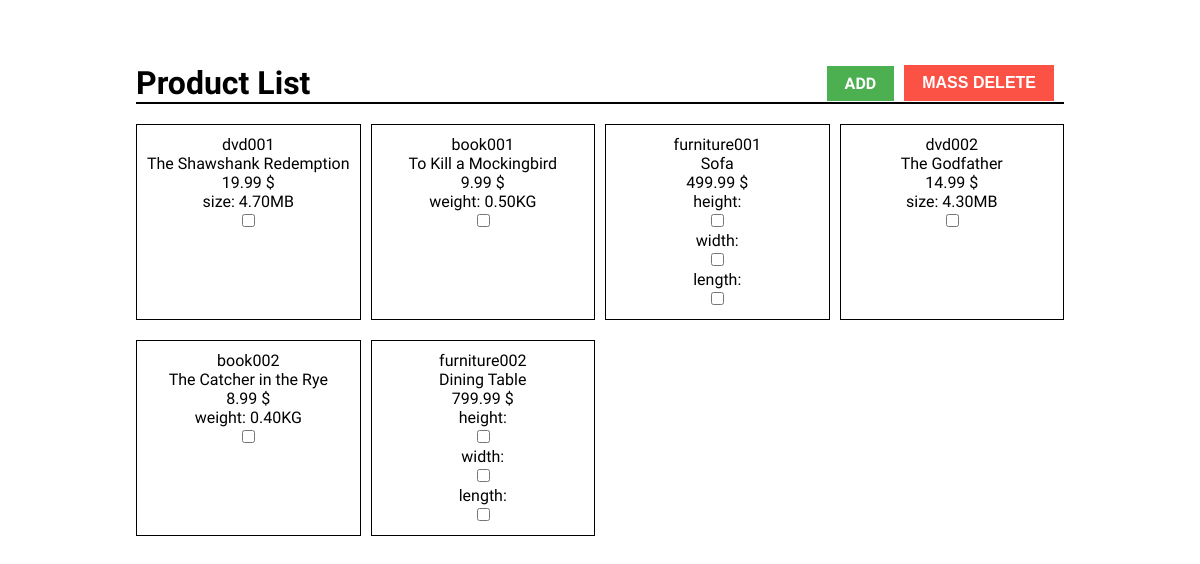
Before: / with the older database file.
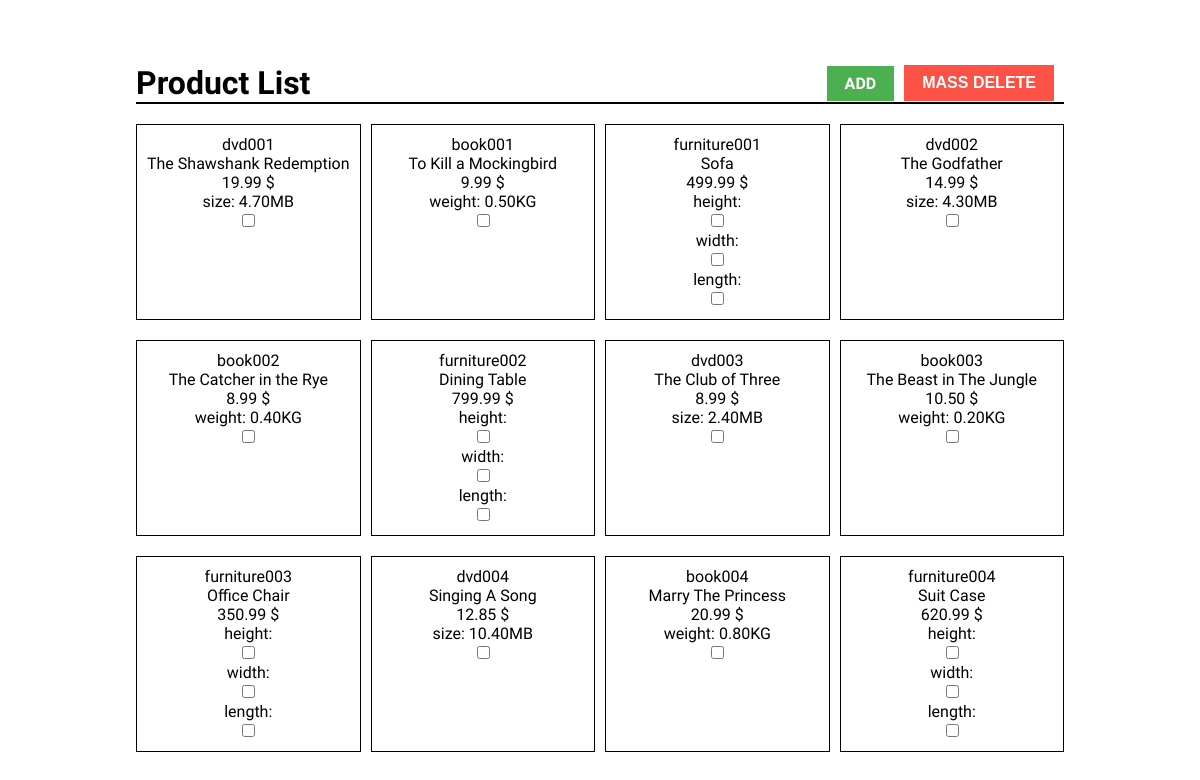
After: the same page with the newer database file.
### tables this page shows
CREATE TABLE dvd (
    id INT(11) AUTO_INCREMENT PRIMARY KEY,
    product_id INT(11) NOT NULL,
    size DECIMAL(10,2) NOT NULL,
    FOREIGN KEY (product_id) REFERENCES products(id) ON DELETE CASCADE
);

CREATE TABLE products (
    id INT(11) AUTO_INCREMENT PRIMARY KEY,
    sku VARCHAR(255) NOT NULL UNIQUE,
    name VARCHAR(255) NOT NULL,
    price DECIMAL(10,2) NOT NULL,
    created_at TIMESTAMP DEFAULT CURRENT_TIMESTAMP,
    type INT NOT NULL,
    FOREIGN KEY (type) REFERENCES product_types(id)
);

CREATE TABLE book (
    id INT(11) AUTO_INCREMENT PRIMARY KEY,
    product_id INT(11) NOT NULL,
    weight DECIMAL(10,2) NOT NULL,
    FOREIGN KEY (product_id) REFERENCES products(id) ON DELETE CASCADE
);

CREATE TABLE furniture (
    id INT(11) AUTO_INCREMENT PRIMARY KEY,
    product_id INT(11) NOT NULL,
    height DECIMAL(10,2) NOT NULL,
    width DECIMAL(10,2) NOT NULL,
    length DECIMAL(10,2) NOT NULL,
    FOREIGN KEY (product_id) REFERENCES products(id) ON DELETE CASCADE
);

### src/php/models/Product.php (called while the page is built, shortened)
<?php
    class Product {
        private $conn;
        public function __construct($db) {
            $this->conn = $db;
        }
        public function readAll() {
            $query = "SELECT p.id, p.sku, p.name, p.price, p.type,
                      f.height, f.width, f.length,
                      b.weight,
                      d.size
                      FROM products p
                      LEFT JOIN furniture f ON p.id = f.product_id
                      LEFT JOIN book b ON p.id = b.product_id
                      LEFT JOIN dvd d ON p.id = d.product_id";
            $stmt = $this->conn->prepare($query);
            $stmt->execute();
            $products = array();
            while ($row = $stmt->fetch(PDO::FETCH_ASSOC)) {
                extract($row);
                $product_item = array(
                    "id" => $id,
                    "sku" => $sku,
                    "name" => $name,
                    "price" => $price,
                    "type" => $type,
                    "attributes" => array()
                );
                if (!empty($height)) {
                    $product_item["attributes"]["height"] = $height;
                }
                if (!empty($width)) {
                    $product_item["attributes"]["width"] = $width;
                }
                if (!empty($length)) {
                    $product_item["attributes"]["length"] = $length;
                }
                if (!empty($weight)) {
                    $product_item["attributes"]["weight"] = $weight;
                }
                if (!empty($size)) {
                    $product_item["attributes"]["size"] = $size;
                }
                array_push($products, $product_item);
            }
            return $products;
        }
    }
?>

### index.php (the view, shortened to what this page needs)
<?php
    require_once($_SERVER['DOCUMENT_ROOT'] . '/src/php/models/Product.php');
?>
<!DOCTYPE html>
<html lang="en">
<head>
    <link rel="stylesheet" href="src/views/css/Index.css">
</head>
<body>
<main class="main-container">
    <form action="src/php/controllers/MassDelete.php" method="post" id="product_list_form">
        <div class="product-header">
            <h1>Product List</h1>
            <div class="btn-group">
                <a href="src/views/AddProduct.php" class="add-btn">ADD</a>
                <input type="submit" value="MASS DELETE" class="ms-dlt-btn" id="mass-delete-btn">
            </div>
        </div>
        <div class="table-body">
            <?php
                    $database = new Database();
                    $db = $database->getConnection();
                    $product = new Product($db);
                    $products = $product->readAll();
            foreach($products as $product) {
                echo "<div class='table-body-item'>";
                echo "<p>" . $product['sku'] . "</p>";
                echo "<p>" . $product['name'] . "</p>";
                echo "<p>" . $product['price'] . " $</p>";
                if (!empty($product['attributes'])) {
                    if($product['type']==='3'){
                        echo "<p>dimensions: " . $product['attributes']['height'] . "x" . $product['attributes']['width'] . "x" . $product['attributes']['length'] . "</p>";
                        echo "<input type='checkbox' class='delete-checkbox' value='{$product['sku']}'>";
                    }
                    else{
                        foreach($product['attributes'] as $attribute_name => $attribute_value) {
                            echo "<p>" . $attribute_name . ": ";
                            if ($attribute_name === 'size') {
                                echo $attribute_value . "MB";
                            } else if($attribute_name === 'weight') {
                                echo $attribute_value . "KG";
                            }
                            echo "</p>";
                            echo "<input type='checkbox' class='delete-checkbox' value='{$product['sku']}'>";
                        }
                    }
                }
                echo "</div>";
            }
            ?>
        </div>
    </form>
</body>
</html>

### src/views/css/Index.css (style rules this page uses)
body { font-family: 'Source Sans Pro', sans-serif; }
p, h1, h2, h3, h4, h5, h6 { margin: 0; padding: 0; }
a { text-decoration: none; color: #000; }
.main-container { display: flex; flex-direction: column; align-items: center; justify-content: center; margin: 4rem auto; width: 90%; }
.product-header { display: flex; flex-direction: row; justify-content: space-between; align-items: center; width: 100%; margin-bottom: 20px; border-bottom: 2px solid black; }
.btn-group { display: flex; flex-direction: row; justify-content: space-between; align-items: center; }
.add-btn { background-color: #4CAF50; border: none; color: white; text-align: center; text-decoration: none; display: inline-block; font-size: 16px; font-weight: 600; padding: 8px 18px; margin-right: 10px; cursor: pointer; }
.ms-dlt-btn { background-color: #fc5145; border: none; color: white; text-align: center; text-decoration: none; display: inline-block; font-size: 16px; font-weight: 600; padding: 9px 18px; margin-right: 10px; cursor: pointer; }
.table-body { display: grid; grid-template-columns: repeat(4, 1fr); grid-gap: 10px; margin-bottom: 10px; }
.table-body-item { flex-basis: 20%; padding: 10px; border: 1px solid black; text-align: center; margin-bottom: 10px; }

Changed rows visible on the page:
added dvd: product.sku "dvd003", product.name "The Club of Three", product.price "8.99", attribute_name "size", attribute_value "2.40"
added book: product.sku "book003", product.name "The Beast in The Jungle", product.price "10.50", attribute_name "weight", attribute_value "0.20"
added furniture: product.sku "furniture003", product.name "Office Chair", product.price "350.99", attribute_name "height", attribute_name "width", attribute_name "length"
added dvd: product.sku "dvd004", product.name "Singing A Song", product.price "12.85", attribute_name "size", attribute_value "10.40"
added book: product.sku "book004", product.name "Marry The Princess", product.price "20.99", attribute_name "weight", attribute_value "0.80"
added furniture: product.sku "furniture004", product.name "Suit Case", product.price "620.99", attribute_name "height", attribute_name "width", attribute_name "length"
